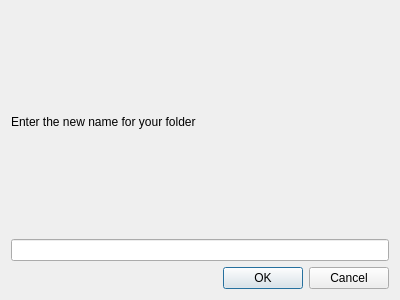
<?xml version="1.0" encoding="UTF-8"?>
<ui version="4.0">
 <class>Otter::RenameEmailFolderDialog</class>
 <widget class="QDialog" name="Otter::RenameEmailFolderDialog">
  <property name="geometry">
   <rect>
    <x>0</x>
    <y>0</y>
    <width>400</width>
    <height>300</height>
   </rect>
  </property>
  <property name="windowTitle">
   <string>Dialog</string>
  </property>
  <layout class="QVBoxLayout" name="verticalLayout_2">
   <item>
    <layout class="QVBoxLayout" name="verticalLayout">
     <item>
      <widget class="QLabel" name="renameFolderLabel">
       <property name="text">
        <string>Enter the new name for your folder</string>
       </property>
      </widget>
     </item>
     <item>
      <widget class="Otter::LineEditWidget" name="folderNameLineEditWidget"/>
     </item>
    </layout>
   </item>
   <item>
    <widget class="QDialogButtonBox" name="buttonBox">
     <property name="orientation">
      <enum>Qt::Horizontal</enum>
     </property>
     <property name="standardButtons">
      <set>QDialogButtonBox::Cancel|QDialogButtonBox::Ok</set>
     </property>
    </widget>
   </item>
  </layout>
 </widget>
 <customwidgets>
  <customwidget>
   <class>Otter::LineEditWidget</class>
   <extends>QLineEdit</extends>
   <header>src/ui/LineEditWidget.h</header>
  </customwidget>
 </customwidgets>
 <resources/>
 <connections/>
</ui>
